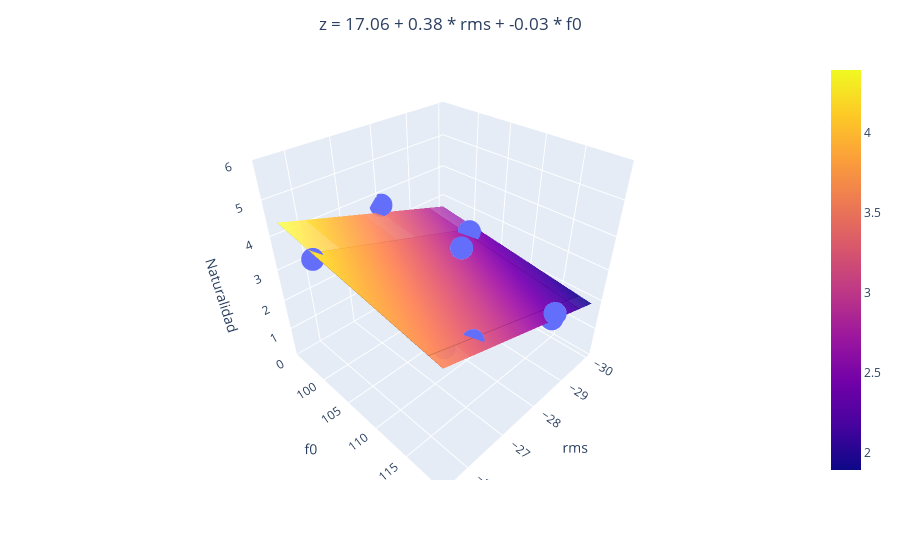

This figure's notebook cell:
### Code cell
if len(dicc_model) == 2:
    import plotly.express as px
    import plotly.graph_objects as go

    # Seleccionamos solo las características seleccionadas en X
    X_selected = X[:, selected_features]

    # Entrenamos el modelo de regresión con las características seleccionadas
    regr_multivar = LinearRegression()
    regr_multivar.fit(X_selected, y)

    # Obtenemos las predicciones del modelo para las características seleccionadas
    y_pred = regr_multivar.predict(X_selected)

    # Crear la figura
    fig = px.scatter_3d(x=X_selected[:, 0], y=X_selected[:, 1], z=y)

    # Crear el plano de regresión
    xx, yy = np.meshgrid(X_selected[:, 0], X_selected[:, 1])
    zz = regr_multivar.intercept_ + np.dot(np.array([xx.ravel(), yy.ravel()]).T, regr_multivar.coef_.ravel()).reshape(xx.shape)
    fig.add_trace(go.Surface(x=xx, y=yy, z=zz, opacity=0.5))

    # Construir la cadena de texto para la ecuación del plano
    equation = f'z = {regr_multivar.intercept_.round(2)}'
    for i, (key, model) in enumerate(dicc_model.items()):
        equation += f' + {regr_multivar.coef_[i].round(2)} * {key.replace("_model", "")}'
    
    # Centrar el título
    fig.update_layout(title=dict(text=equation, x=0.5, xanchor='center'))

    # Etiquetas de los ejes y rango del eje z
    fig.update_layout(scene=dict(xaxis_title=list(dicc_model.keys())[0].replace("_model", ""), yaxis_title=list(dicc_model.keys())[1].replace("_model", ""), zaxis_title='Naturalidad', zaxis=dict(range=[0, 6]), yaxis=dict(tickvals=[100, 105, 110, 115])))

    fig.write_html(
       os.path.join(PATH, TEST_FOLDER, REGGRESSION_FOLDER, PARAMETRIC_FOLDER, NATURALIDAD_FOLDER, FEMALE_FOLDER, 'regresion_naturalidad_multivariable_female.html')
    )

    fig.show()

### Figure 1 — Plotly figure (JSON) as saved in the notebook; plotly's stock layout.template omitted (floating-point values rounded to 4 significant figures)
{"data": [{"hovertemplate": "x=%{x}<br>y=%{y}<br>z=%{z}<extra></extra>", "legendgroup": "", "marker": {"color": "#636efa", "symbol": "circle"}, "mode": "markers", "name": "", "scene": "scene", "showlegend": false, "type": "scatter3d", "x": [-27.5, -26.1, -27, -30, -29, -28.5, -25.5, -26.5, -29.5, -28], "y": [111.1, 116.4, 101.3, 101.5, 117.7, 119.6, 101.0, 117.9, 102.3, 94.71], "z": [4.232, 3.107, 3.304, 2.107, 1.875, 2.679, 4.018, 3.214, 2.75, 3.696]}, {"opacity": 0.5, "type": "surface", "x": [[-27.5, -26.1, -27, -30, -29, -28.5, -25.5, -26.5, -29.5, -28], [-27.5, -26.1, -27, -30, -29, -28.5, -25.5, -26.5, -29.5, -28], [-27.5, -26.1, -27, -30, -29, -28.5, -25.5, -26.5, -29.5, -28], [-27.5, -26.1, -27, -30, -29, -28.5, -25.5, -26.5, -29.5, -28], [-27.5, -26.1, -27, -30, -29, -28.5, -25.5, -26.5, -29.5, -28], [-27.5, -26.1, -27, -30, -29, -28.5, -25.5, -26.5, -29.5, -28], [-27.5, -26.1, -27, -30, -29, -28.5, -25.5, -26.5, -29.5, -28], [-27.5, -26.1, -27, -30, -29, -28.5, -25.5, -26.5, -29.5, -28], [-27.5, -26.1, -27, -30, -29, -28.5, -25.5, -26.5, -29.5, -28], [-27.5, -26.1, -27, -30, -29, -28.5, -25.5, -26.5, -29.5, -28]], "y": [[111.1, 111.1, 111.1, 111.1, 111.1, 111.1, 111.1, 111.1, 111.1, 111.1], [116.4, 116.4, 116.4, 116.4, 116.4, 116.4, 116.4, 116.4, 116.4, 116.4], [101.3, 101.3, 101.3, 101.3, 101.3, 101.3, 101.3, 101.3, 101.3, 101.3], [101.5, 101.5, 101.5, 101.5, 101.5, 101.5, 101.5, 101.5, 101.5, 101.5], [117.7, 117.7, 117.7, 117.7, 117.7, 117.7, 117.7, 117.7, 117.7, 117.7], [119.6, 119.6, 119.6, 119.6, 119.6, 119.6, 119.6, 119.6, 119.6, 119.6], [101.0, 101.0, 101.0, 101.0, 101.0, 101.0, 101.0, 101.0, 101.0, 101.0], [117.9, 117.9, 117.9, 117.9, 117.9, 117.9, 117.9, 117.9, 117.9, 117.9], [102.3, 102.3, 102.3, 102.3, 102.3, 102.3, 102.3, 102.3, 102.3, 102.3], [94.71, 94.71, 94.71, 94.71, 94.71, 94.71, 94.71, 94.71, 94.71, 94.71]], "z": [[3.106, 3.633, 3.294, 2.166, 2.542, 2.73, 3.859, 3.482, 2.354, 2.918], [2.936, 3.463, 3.124, 1.996, 2.372, 2.56, 3.688, 3.312, 2.184, 2.748], [3.425, 3.951, 3.613, 2.484, 2.86, 3.048, 4.177, 3.801, 2.672, 3.236], [3.417, 3.944, 3.605, 2.477, 2.853, 3.041, 4.17, 3.793, 2.665, 3.229], [2.891, 3.418, 3.079, 1.951, 2.327, 2.515, 3.643, 3.267, 2.139, 2.703], [2.831, 3.358, 3.02, 1.891, 2.267, 2.455, 3.584, 3.208, 2.079, 2.643], [3.435, 3.961, 3.623, 2.495, 2.871, 3.059, 4.187, 3.811, 2.683, 3.247], [2.886, 3.413, 3.074, 1.946, 2.322, 2.51, 3.638, 3.262, 2.134, 2.698], [3.393, 3.92, 3.582, 2.453, 2.829, 3.017, 4.146, 3.77, 2.641, 3.205], [3.639, 4.166, 3.827, 2.699, 3.075, 3.263, 4.391, 4.015, 2.887, 3.451]]}], "layout": {"legend": {"tracegroupgap": 0}, "margin": {"t": 60}, "scene": {"domain": {"x": [0, 1], "y": [0, 1]}, "xaxis": {"title": {"text": "rms"}}, "yaxis": {"tickvals": [100, 105, 110, 115], "title": {"text": "f0"}}, "zaxis": {"range": [0, 6], "title": {"text": "Naturalidad"}}}, "title": {"text": "z = 17.06 + 0.38 * rms + -0.03 * f0", "x": 0.5, "xanchor": "center"}}}
